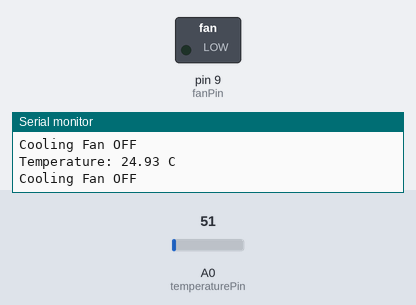
A sketch run on a simulated Arduino Nano, built with avr-gcc and run on an emulated ATmega328P. On the bench: switched loads named in the sketch (green lamp = pin HIGH), the last lines printed to the serial monitor. The test bench sets the inputs (shaded band); at power-on: A0 (temperaturePin) = 51.

Above: at 1.8 s.
1.9 s: A0 (temperaturePin) set to 55
At 2.5 s:
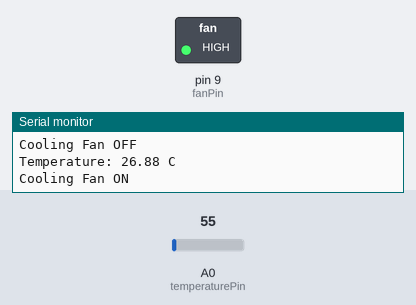
3.5 s: A0 (temperaturePin) set to 30
At 5.2 s:
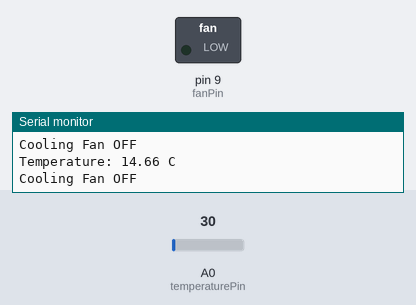
5.5 s: A0 (temperaturePin) set to 61
At 6.9 s:
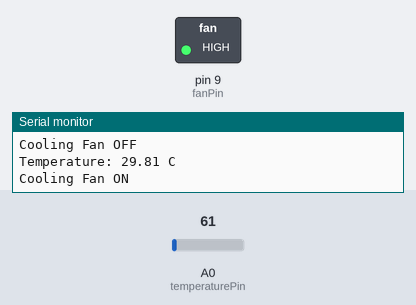
Timing chart, 0 to 8.5 s (numbered marks = the images above; inputs shaded):
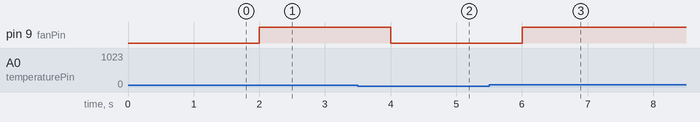

Measured:
- the behaviour switches between 51 and 52 on A0 (temperaturePin) (found by bisection; images 0 and 1)
- after the input at 1.9 s, pin 9 (fanPin): LOW → HIGH after 0.10 s
- after the input at 3.5 s, pin 9 (fanPin): HIGH → LOW after 0.50 s
- after the input at 5.5 s, pin 9 (fanPin): LOW → HIGH after 0.51 s

The sketch:

cold_storage.ino
```cpp
// Solar Powered Cold Storage System
// Arduino Nano

const int temperaturePin = A0;
const int fanPin = 9;

float temperature = 0;

void setup()
{
  pinMode(fanPin, OUTPUT);

  Serial.begin(9600);

  digitalWrite(fanPin, LOW);
}

void loop()
{
  int sensorValue = analogRead(temperaturePin);

  float voltage = sensorValue * (5.0 / 1023.0);

  // LM35 temperature calculation
  temperature = voltage * 100.0;

  Serial.print("Temperature: ");
  Serial.print(temperature);
  Serial.println(" C");

  // Cooling fan control
  if (temperature >= 25)
  {
    digitalWrite(fanPin, HIGH);
    Serial.println("Cooling Fan ON");
  }
  else
  {
    digitalWrite(fanPin, LOW);
    Serial.println("Cooling Fan OFF");
  }

  delay(1000);
}
```
